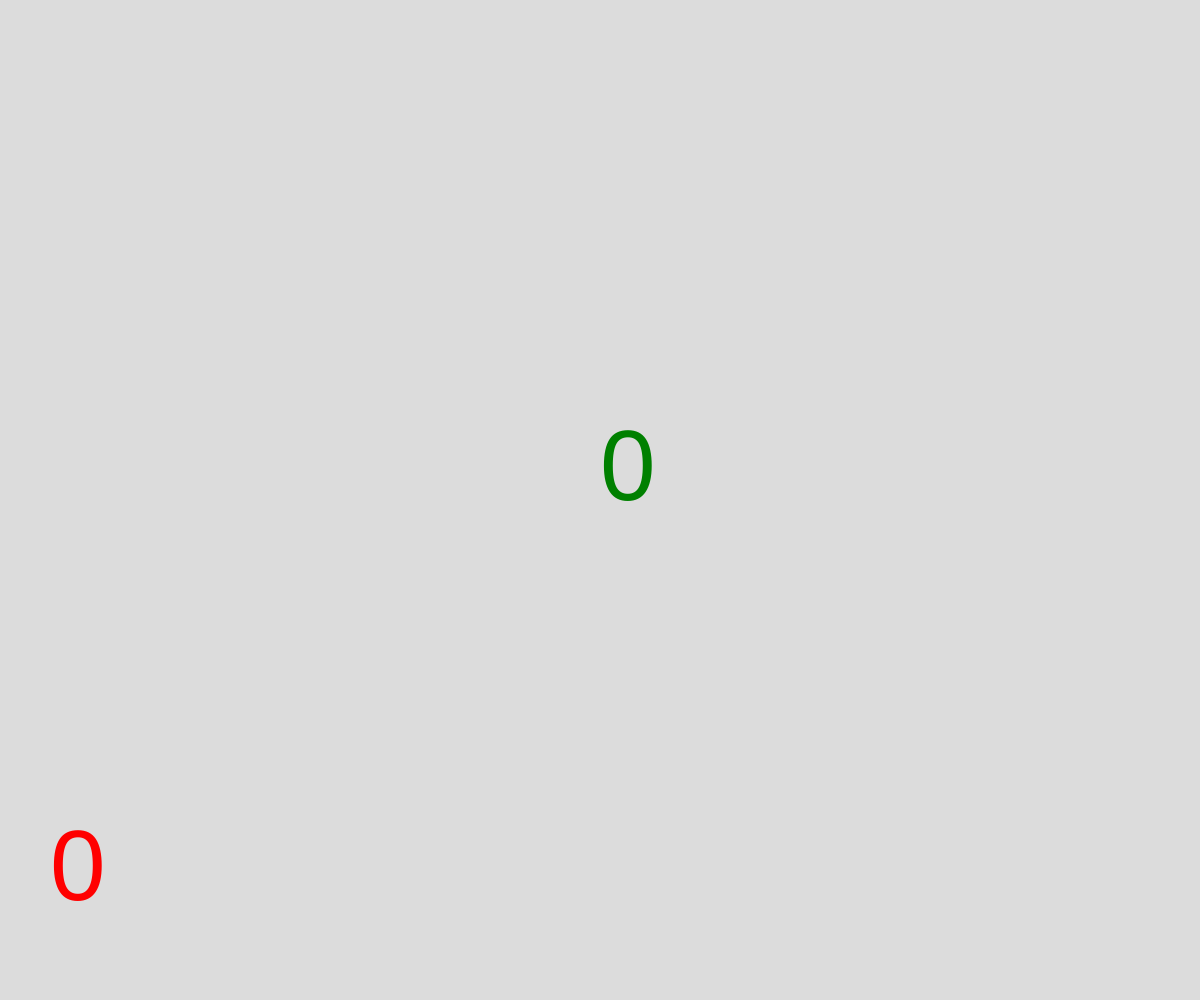
Frame 1 (no input)
Frame 60 (no input): identical to frame 1, image omitted
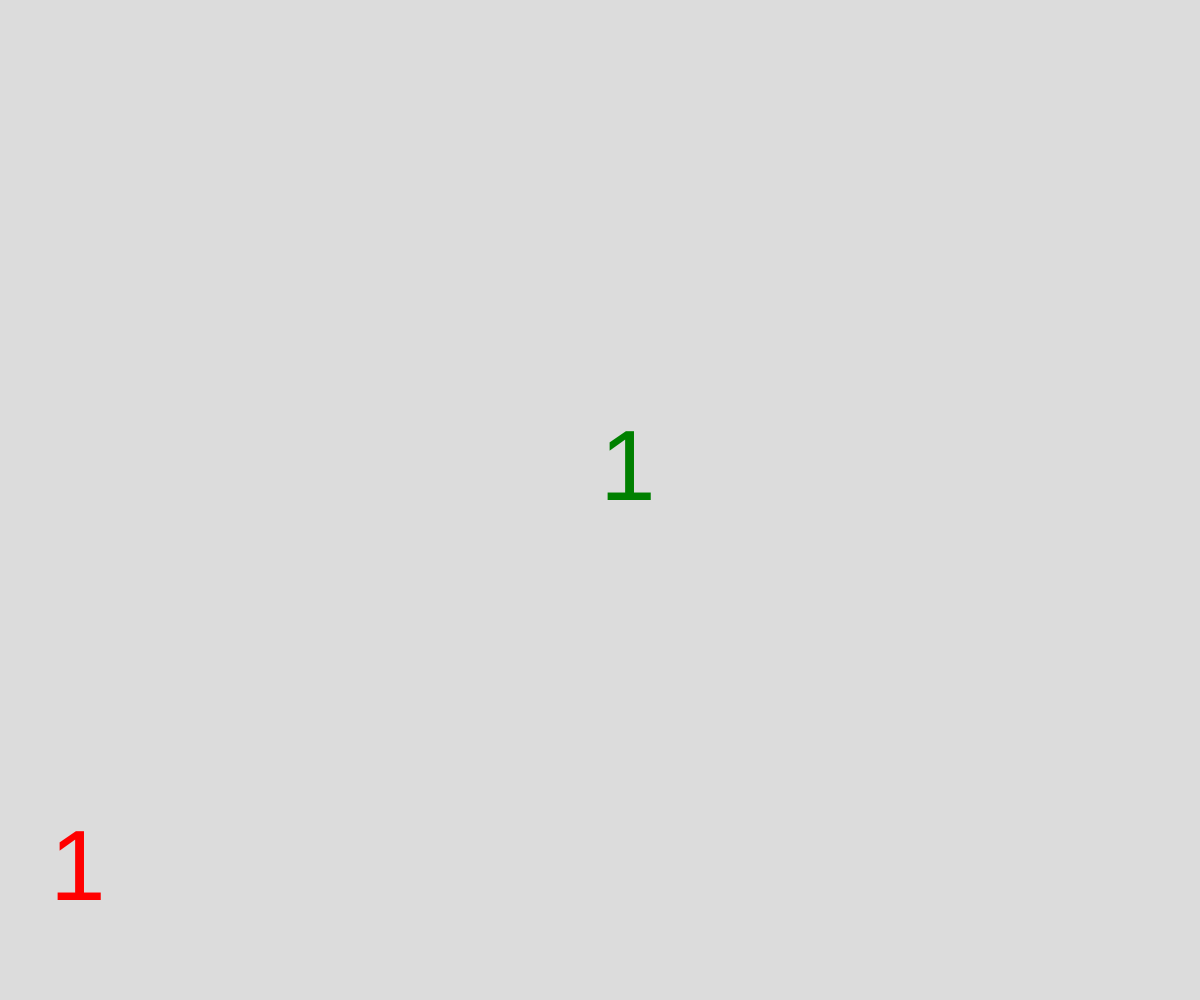
Frame 120 (the mouse pressed at the canvas centre since frame 60)

The p5.js sketch that drew these frames (run headless with seeded random() and noise() and a simulated clock; from frame 60 on, the mouse is pressed at the canvas centre):

// p5.js sketch
// ── sketch.js
// Local Storage
// Anjana Samarasinghe
// Dec 5, 2022


let numberofClicks = 0;
let highestEver = 0; 

function setup() {
  createCanvas(windowWidth, windowHeight);
  if ( getItem("highscore") !== null){
    highestEver = getItem("highscore"); 
  }
  
  else {
    storeItem("highscore", 0); 
  }
}

function draw() {
  background(220);

  fill("green"); 
  textSize(100); 
  text(numberofClicks, width/2, height/2);
  
  fill("red"); 
  text(highestEver, 50, height - 100); 
}

function mousePressed() {
  numberofClicks++;

  if(numberofClicks > getItem("highscore")) {
    storeItem("highscore", numberofClicks); 
  }
  highestEver = numberofClicks; 
}
